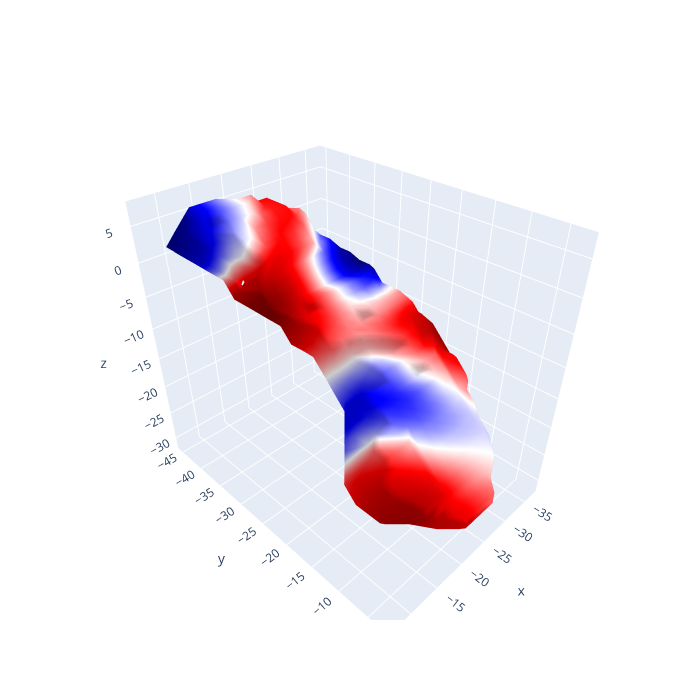

Source (notebook cell):
### Code cell
# Solve eigenmodes on volumetric mesh
solver = EigenSolver(vol).solve(10)

# Visualise tetmesh
plot_mesh_data(vol, solver.emodes[:, 7])

### Figure 1 — Plotly figure (JSON) as saved in the notebook; plotly's stock layout.template omitted (floating-point values rounded to 4 significant figures; data arrays with more than 128 entries replaced by an {"elided": "..."} marker saying what was removed)
{"data": [{"cmax": 0.0334, "cmin": -0.02759, "colorscale": {"elided": "256x2 mixed values"}, "flatshading": false, "i": {"elided": "2452 int values"}, "intensity": {"elided": "1226 float values"}, "j": {"elided": "2452 int values"}, "k": {"elided": "2452 int values"}, "showscale": false, "type": "mesh3d", "x": {"elided": "1226 float values"}, "y": {"elided": "1226 float values"}, "z": {"elided": "1226 float values"}}], "layout": {"height": 700, "scene": {"aspectmode": "data"}, "width": 700}}
